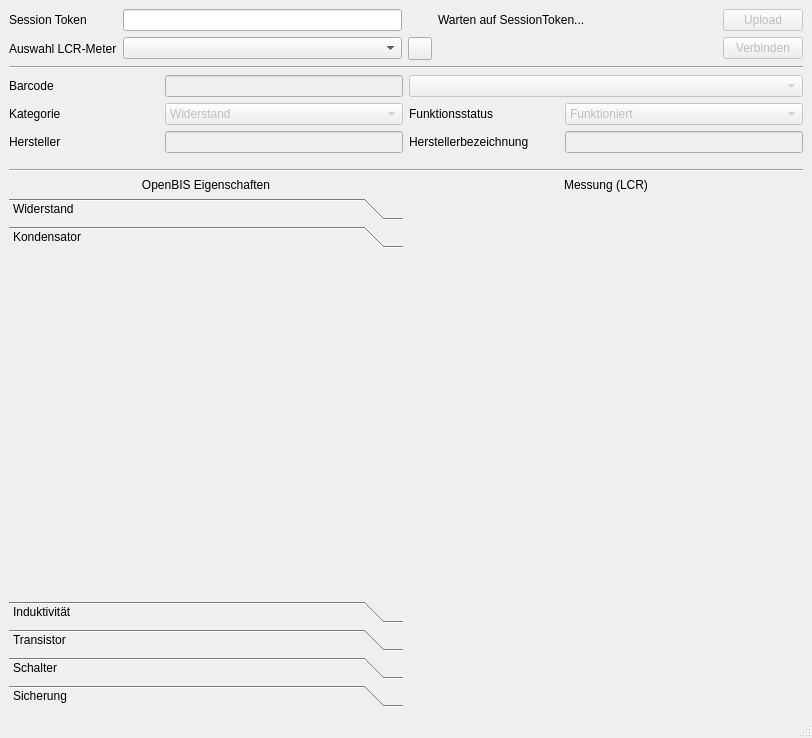
<?xml version="1.0" encoding="UTF-8"?>
<ui version="4.0">
 <class>MainWindow</class>
 <widget class="QMainWindow" name="MainWindow">
  <property name="geometry">
   <rect>
    <x>0</x>
    <y>0</y>
    <width>812</width>
    <height>738</height>
   </rect>
  </property>
  <property name="windowTitle">
   <string>Elektrische Komponentencheck</string>
  </property>
  <widget class="QWidget" name="centralwidget">
   <layout class="QGridLayout" name="gridLayout" columnstretch="0,1,1">
    <item row="3" column="1" colspan="2">
     <widget class="Line" name="line_2">
      <property name="orientation">
       <enum>Qt::Orientation::Horizontal</enum>
      </property>
     </widget>
    </item>
    <item row="5" column="2">
     <widget class="QWidget" name="plot_widget" native="true">
      <property name="minimumSize">
       <size>
        <width>100</width>
        <height>0</height>
       </size>
      </property>
     </widget>
    </item>
    <item row="2" column="1" colspan="2">
     <layout class="QGridLayout" name="general">
      <property name="bottomMargin">
       <number>10</number>
      </property>
      <item row="0" column="0">
       <layout class="QFormLayout" name="formLayout_2">
        <property name="fieldGrowthPolicy">
         <enum>QFormLayout::FieldGrowthPolicy::ExpandingFieldsGrow</enum>
        </property>
        <property name="bottomMargin">
         <number>0</number>
        </property>
        <item row="0" column="0">
         <widget class="QLabel" name="label">
          <property name="sizePolicy">
           <sizepolicy hsizetype="Fixed" vsizetype="Preferred">
            <horstretch>0</horstretch>
            <verstretch>0</verstretch>
           </sizepolicy>
          </property>
          <property name="minimumSize">
           <size>
            <width>150</width>
            <height>0</height>
           </size>
          </property>
          <property name="text">
           <string>Barcode</string>
          </property>
          <property name="buddy">
           <cstring>label</cstring>
          </property>
         </widget>
        </item>
        <item row="0" column="1">
         <widget class="QLineEdit" name="barcode">
          <property name="enabled">
           <bool>false</bool>
          </property>
          <property name="sizePolicy">
           <sizepolicy hsizetype="MinimumExpanding" vsizetype="Fixed">
            <horstretch>0</horstretch>
            <verstretch>0</verstretch>
           </sizepolicy>
          </property>
         </widget>
        </item>
       </layout>
      </item>
      <item row="2" column="1">
       <layout class="QFormLayout" name="formLayout_6">
        <property name="fieldGrowthPolicy">
         <enum>QFormLayout::FieldGrowthPolicy::ExpandingFieldsGrow</enum>
        </property>
        <property name="bottomMargin">
         <number>0</number>
        </property>
        <item row="0" column="0">
         <widget class="QLabel" name="label_4">
          <property name="sizePolicy">
           <sizepolicy hsizetype="Fixed" vsizetype="Preferred">
            <horstretch>0</horstretch>
            <verstretch>0</verstretch>
           </sizepolicy>
          </property>
          <property name="minimumSize">
           <size>
            <width>150</width>
            <height>0</height>
           </size>
          </property>
          <property name="text">
           <string>&lt;html&gt;&lt;head/&gt;&lt;body&gt;&lt;p&gt;Herstellerbezeichnung&lt;/p&gt;&lt;/body&gt;&lt;/html&gt;</string>
          </property>
         </widget>
        </item>
        <item row="0" column="1">
         <widget class="QLineEdit" name="orig_name">
          <property name="enabled">
           <bool>false</bool>
          </property>
          <property name="sizePolicy">
           <sizepolicy hsizetype="MinimumExpanding" vsizetype="Minimum">
            <horstretch>0</horstretch>
            <verstretch>0</verstretch>
           </sizepolicy>
          </property>
         </widget>
        </item>
       </layout>
      </item>
      <item row="2" column="0">
       <layout class="QFormLayout" name="formLayout_5">
        <property name="fieldGrowthPolicy">
         <enum>QFormLayout::FieldGrowthPolicy::ExpandingFieldsGrow</enum>
        </property>
        <property name="bottomMargin">
         <number>0</number>
        </property>
        <item row="0" column="0">
         <widget class="QLabel" name="label_3">
          <property name="sizePolicy">
           <sizepolicy hsizetype="Fixed" vsizetype="Preferred">
            <horstretch>0</horstretch>
            <verstretch>0</verstretch>
           </sizepolicy>
          </property>
          <property name="minimumSize">
           <size>
            <width>150</width>
            <height>0</height>
           </size>
          </property>
          <property name="text">
           <string>Hersteller</string>
          </property>
         </widget>
        </item>
        <item row="0" column="1">
         <widget class="QLineEdit" name="manufacturer">
          <property name="enabled">
           <bool>false</bool>
          </property>
          <property name="sizePolicy">
           <sizepolicy hsizetype="MinimumExpanding" vsizetype="Fixed">
            <horstretch>0</horstretch>
            <verstretch>0</verstretch>
           </sizepolicy>
          </property>
         </widget>
        </item>
       </layout>
      </item>
      <item row="0" column="1">
       <widget class="QComboBox" name="object_status">
        <property name="enabled">
         <bool>false</bool>
        </property>
        <item>
         <property name="text">
          <string/>
         </property>
        </item>
        <item>
         <property name="text">
          <string>Neues Objekt</string>
         </property>
        </item>
        <item>
         <property name="text">
          <string>Bekannt</string>
         </property>
        </item>
       </widget>
      </item>
      <item row="1" column="0">
       <layout class="QFormLayout" name="formLayout_3">
        <property name="fieldGrowthPolicy">
         <enum>QFormLayout::FieldGrowthPolicy::ExpandingFieldsGrow</enum>
        </property>
        <property name="bottomMargin">
         <number>0</number>
        </property>
        <item row="0" column="0">
         <widget class="QLabel" name="label_2">
          <property name="sizePolicy">
           <sizepolicy hsizetype="Fixed" vsizetype="Preferred">
            <horstretch>0</horstretch>
            <verstretch>0</verstretch>
           </sizepolicy>
          </property>
          <property name="minimumSize">
           <size>
            <width>150</width>
            <height>0</height>
           </size>
          </property>
          <property name="text">
           <string>Kategorie</string>
          </property>
         </widget>
        </item>
        <item row="0" column="1">
         <widget class="QComboBox" name="type">
          <property name="enabled">
           <bool>false</bool>
          </property>
          <property name="sizePolicy">
           <sizepolicy hsizetype="MinimumExpanding" vsizetype="Fixed">
            <horstretch>0</horstretch>
            <verstretch>0</verstretch>
           </sizepolicy>
          </property>
          <item>
           <property name="text">
            <string>Widerstand</string>
           </property>
          </item>
          <item>
           <property name="text">
            <string>Kondensator</string>
           </property>
          </item>
          <item>
           <property name="text">
            <string>Induktivität</string>
           </property>
          </item>
          <item>
           <property name="text">
            <string>Transistor</string>
           </property>
          </item>
          <item>
           <property name="text">
            <string>Schalter</string>
           </property>
          </item>
          <item>
           <property name="text">
            <string>Sicherung</string>
           </property>
          </item>
         </widget>
        </item>
       </layout>
      </item>
      <item row="1" column="1">
       <layout class="QFormLayout" name="formLayout_4">
        <property name="fieldGrowthPolicy">
         <enum>QFormLayout::FieldGrowthPolicy::ExpandingFieldsGrow</enum>
        </property>
        <property name="bottomMargin">
         <number>0</number>
        </property>
        <item row="0" column="0">
         <widget class="QLabel" name="label_5">
          <property name="sizePolicy">
           <sizepolicy hsizetype="Fixed" vsizetype="Preferred">
            <horstretch>0</horstretch>
            <verstretch>0</verstretch>
           </sizepolicy>
          </property>
          <property name="minimumSize">
           <size>
            <width>150</width>
            <height>0</height>
           </size>
          </property>
          <property name="text">
           <string>Funktionsstatus</string>
          </property>
         </widget>
        </item>
        <item row="0" column="1">
         <widget class="QComboBox" name="status">
          <property name="enabled">
           <bool>false</bool>
          </property>
          <property name="sizePolicy">
           <sizepolicy hsizetype="MinimumExpanding" vsizetype="Fixed">
            <horstretch>0</horstretch>
            <verstretch>0</verstretch>
           </sizepolicy>
          </property>
          <item>
           <property name="text">
            <string comment="FUNC">Funktioniert</string>
           </property>
          </item>
          <item>
           <property name="text">
            <string comment="NOCALB">Unkalibriert</string>
           </property>
          </item>
          <item>
           <property name="text">
            <string comment="OK">Kalibriert</string>
           </property>
          </item>
          <item>
           <property name="text">
            <string comment="UNKWN">Unbekannt</string>
           </property>
          </item>
          <item>
           <property name="text">
            <string comment="DEF">Defekt</string>
           </property>
          </item>
          <item>
           <property name="text">
            <string comment="ARCHIVE">Archiviert</string>
           </property>
          </item>
         </widget>
        </item>
       </layout>
      </item>
     </layout>
    </item>
    <item row="1" column="1" colspan="2">
     <widget class="Line" name="line">
      <property name="orientation">
       <enum>Qt::Orientation::Horizontal</enum>
      </property>
     </widget>
    </item>
    <item row="5" column="1">
     <widget class="QToolBox" name="specific">
      <property name="currentIndex">
       <number>1</number>
      </property>
      <widget class="QWidget" name="resistor">
       <property name="geometry">
        <rect>
         <x>0</x>
         <y>0</y>
         <width>389</width>
         <height>201</height>
        </rect>
       </property>
       <attribute name="label">
        <string>Widerstand</string>
       </attribute>
       <layout class="QFormLayout" name="formLayout"/>
      </widget>
      <widget class="QWidget" name="capacitor">
       <property name="geometry">
        <rect>
         <x>0</x>
         <y>0</y>
         <width>389</width>
         <height>201</height>
        </rect>
       </property>
       <attribute name="label">
        <string>Kondensator</string>
       </attribute>
       <layout class="QFormLayout" name="formLayout_7"/>
      </widget>
      <widget class="QWidget" name="inductor">
       <property name="geometry">
        <rect>
         <x>0</x>
         <y>0</y>
         <width>389</width>
         <height>201</height>
        </rect>
       </property>
       <attribute name="label">
        <string>Induktivität</string>
       </attribute>
       <layout class="QFormLayout" name="formLayout_8"/>
      </widget>
      <widget class="QWidget" name="transistor">
       <property name="geometry">
        <rect>
         <x>0</x>
         <y>0</y>
         <width>389</width>
         <height>201</height>
        </rect>
       </property>
       <attribute name="label">
        <string>Transistor</string>
       </attribute>
       <layout class="QFormLayout" name="formLayout_9"/>
      </widget>
      <widget class="QWidget" name="switch_2">
       <property name="geometry">
        <rect>
         <x>0</x>
         <y>0</y>
         <width>389</width>
         <height>201</height>
        </rect>
       </property>
       <attribute name="label">
        <string>Schalter</string>
       </attribute>
       <layout class="QFormLayout" name="formLayout_10"/>
      </widget>
      <widget class="QWidget" name="fuse">
       <property name="geometry">
        <rect>
         <x>0</x>
         <y>0</y>
         <width>389</width>
         <height>201</height>
        </rect>
       </property>
       <attribute name="label">
        <string>Sicherung</string>
       </attribute>
       <layout class="QFormLayout" name="formLayout_11"/>
      </widget>
     </widget>
    </item>
    <item row="0" column="1" colspan="2">
     <layout class="QGridLayout" name="openbis" columnstretch="0,1,0,1,0">
      <property name="bottomMargin">
       <number>0</number>
      </property>
      <item row="1" column="3">
       <widget class="QLabel" name="lcr_progress">
        <property name="minimumSize">
         <size>
          <width>120</width>
          <height>0</height>
         </size>
        </property>
        <property name="text">
         <string/>
        </property>
       </widget>
      </item>
      <item row="1" column="4">
       <widget class="QPushButton" name="lcr_connect">
        <property name="enabled">
         <bool>false</bool>
        </property>
        <property name="toolTip">
         <string>Verbindet die ausgewählte Ressource (LCR-Meter).</string>
        </property>
        <property name="text">
         <string>Verbinden</string>
        </property>
       </widget>
      </item>
      <item row="0" column="0">
       <widget class="QLabel" name="label_6">
        <property name="text">
         <string>Session Token</string>
        </property>
       </widget>
      </item>
      <item row="0" column="4">
       <widget class="QPushButton" name="openbis_save">
        <property name="enabled">
         <bool>false</bool>
        </property>
        <property name="toolTip">
         <string>Lädt die Neuerungen, Änderungen, Messungen zu OpenBIS hoch.</string>
        </property>
        <property name="text">
         <string>Upload</string>
        </property>
       </widget>
      </item>
      <item row="1" column="2">
       <widget class="QToolButton" name="lcr_refresh_resource">
        <property name="toolTip">
         <string>Resourcen neu laden</string>
        </property>
        <property name="text">
         <string/>
        </property>
        <property name="icon">
         <iconset theme="QIcon::ThemeIcon::ViewRefresh"/>
        </property>
       </widget>
      </item>
      <item row="0" column="1">
       <widget class="QLineEdit" name="session_token">
        <property name="sizePolicy">
         <sizepolicy hsizetype="Expanding" vsizetype="Fixed">
          <horstretch>0</horstretch>
          <verstretch>0</verstretch>
         </sizepolicy>
        </property>
       </widget>
      </item>
      <item row="1" column="0">
       <widget class="QLabel" name="label_9">
        <property name="text">
         <string>Auswahl LCR-Meter</string>
        </property>
       </widget>
      </item>
      <item row="0" column="3">
       <widget class="QLabel" name="openbis_progress">
        <property name="minimumSize">
         <size>
          <width>120</width>
          <height>0</height>
         </size>
        </property>
        <property name="text">
         <string>Warten auf SessionToken...</string>
        </property>
       </widget>
      </item>
      <item row="1" column="1">
       <widget class="QComboBox" name="lcr_resource"/>
      </item>
     </layout>
    </item>
    <item row="4" column="1">
     <widget class="QLabel" name="label_7">
      <property name="text">
       <string>OpenBIS Eigenschaften</string>
      </property>
      <property name="alignment">
       <set>Qt::AlignmentFlag::AlignCenter</set>
      </property>
     </widget>
    </item>
    <item row="4" column="2">
     <widget class="QLabel" name="label_8">
      <property name="text">
       <string>Messung (LCR)</string>
      </property>
      <property name="alignment">
       <set>Qt::AlignmentFlag::AlignCenter</set>
      </property>
     </widget>
    </item>
   </layout>
  </widget>
  <widget class="QMenuBar" name="menubar">
   <property name="geometry">
    <rect>
     <x>0</x>
     <y>0</y>
     <width>812</width>
     <height>24</height>
    </rect>
   </property>
  </widget>
  <widget class="QStatusBar" name="statusbar"/>
 </widget>
 <tabstops>
  <tabstop>barcode</tabstop>
  <tabstop>type</tabstop>
 </tabstops>
 <resources/>
 <connections/>
</ui>
